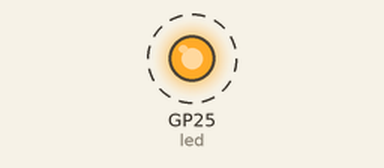
Simulated run of this program. Board: Raspberry Pi Pico running MicroPython. Shown: output pins drawn as LEDs (lit = HIGH). Dashed ring = blinking. What the program prints to the serial console is not drawn.

Above: at 0.2 s.
Timing chart, 0 to 3.0 s (numbered marks = the images above):
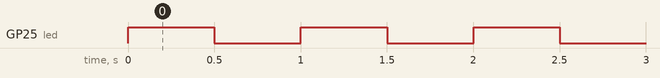

The program:

main.py
```python
from machine import Pin
from time import sleep

#led = Pin(25, Pin.OUT)
led = Pin("LED", Pin.OUT) #For Pico W: Thanks to Easy Learning Video https://www.youtube.com/watch?v=PvH_yKwtoEA

n=0

while True:
    led.toggle()
    print("13 times {} is {}".format(n,13))
    n = n+1
    sleep(0.5)
```

Measured:
- by itself, GP25 (led): alternates HIGH for 0.50 s and LOW for 0.50 s
